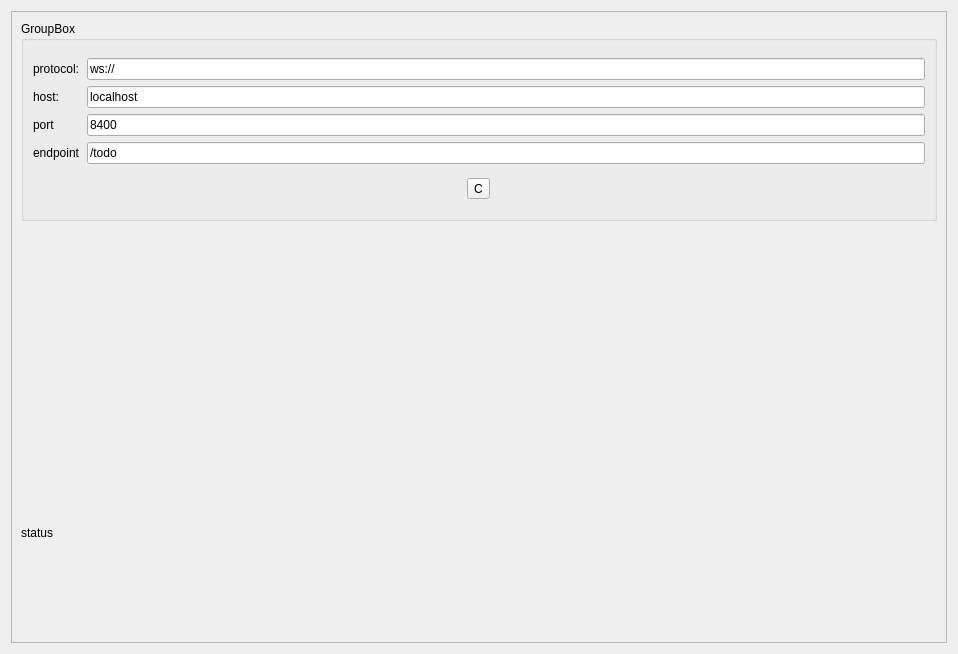
<?xml version="1.0" encoding="UTF-8"?>
<ui version="4.0">
 <class>WsTest</class>
 <widget class="QWidget" name="WsTest">
  <property name="geometry">
   <rect>
    <x>0</x>
    <y>0</y>
    <width>958</width>
    <height>654</height>
   </rect>
  </property>
  <property name="windowTitle">
   <string>Form</string>
  </property>
  <layout class="QVBoxLayout" name="verticalLayout_5">
   <item>
    <widget class="QScrollArea" name="scrollArea">
     <property name="widgetResizable">
      <bool>true</bool>
     </property>
     <widget class="QWidget" name="scrollAreaWidgetContents">
      <property name="geometry">
       <rect>
        <x>0</x>
        <y>0</y>
        <width>938</width>
        <height>634</height>
       </rect>
      </property>
      <layout class="QVBoxLayout" name="verticalLayout_4">
       <item>
        <widget class="QGroupBox" name="groupBox">
         <property name="title">
          <string>GroupBox</string>
         </property>
         <layout class="QVBoxLayout" name="verticalLayout_3">
          <item>
           <layout class="QGridLayout" name="gridLayout">
            <item row="2" column="1">
             <widget class="QLineEdit" name="lineEdit_port">
              <property name="text">
               <string>8400</string>
              </property>
             </widget>
            </item>
            <item row="1" column="1">
             <widget class="QLineEdit" name="lineEdit_host">
              <property name="text">
               <string>localhost</string>
              </property>
             </widget>
            </item>
            <item row="2" column="0">
             <widget class="QLabel" name="label_2">
              <property name="text">
               <string>port</string>
              </property>
             </widget>
            </item>
            <item row="3" column="0">
             <widget class="QLabel" name="label_3">
              <property name="text">
               <string>endpoint</string>
              </property>
             </widget>
            </item>
            <item row="1" column="0">
             <widget class="QLabel" name="label">
              <property name="text">
               <string>host:</string>
              </property>
             </widget>
            </item>
            <item row="3" column="1">
             <widget class="QLineEdit" name="lineEdit_endpoint">
              <property name="text">
               <string>/todo</string>
              </property>
             </widget>
            </item>
            <item row="0" column="0">
             <widget class="QLabel" name="label_4">
              <property name="text">
               <string>protocol:</string>
              </property>
             </widget>
            </item>
            <item row="0" column="1">
             <widget class="QLineEdit" name="lineEdit_protocol">
              <property name="text">
               <string>ws://</string>
              </property>
             </widget>
            </item>
           </layout>
          </item>
          <item>
           <layout class="QHBoxLayout" name="horizontalLayout_6">
            <item>
             <widget class="QToolButton" name="toolButton_connect">
              <property name="text">
               <string>C</string>
              </property>
             </widget>
            </item>
           </layout>
          </item>
         </layout>
        </widget>
       </item>
       <item>
        <widget class="QWidget" name="widget" native="true"/>
       </item>
       <item>
        <widget class="QLabel" name="label_status">
         <property name="text">
          <string>status</string>
         </property>
        </widget>
       </item>
      </layout>
     </widget>
    </widget>
   </item>
  </layout>
 </widget>
 <resources/>
 <connections/>
</ui>
